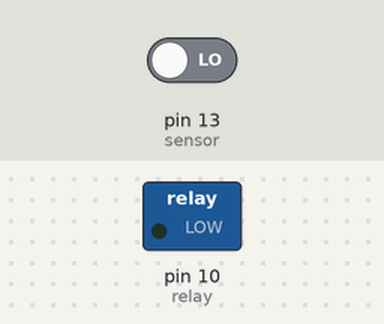
Bench run of a sketch on a simulated Arduino Uno, built with avr-gcc and run on an emulated ATmega328P. Shown: switched loads named in the sketch (green lamp = pin HIGH). Inputs (shaded band) come from the test bench; at power-on: pin 13 (sensor) LOW.

Above: at 1.2 s.
1.3 s: pin 13 (sensor) driven HIGH
At 2.4 s:
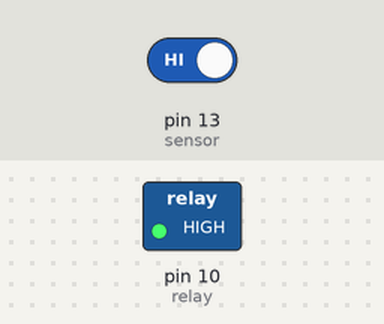
2.8 s: pin 13 (sensor) driven LOW
At 3.5 s:
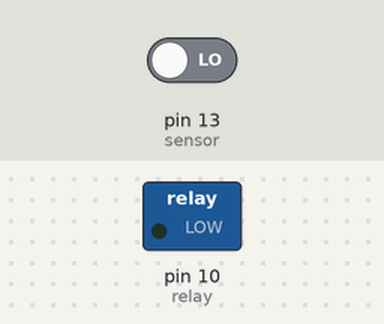
Timing chart, 0 to 5.8 s (numbered marks = the images above; inputs shaded):
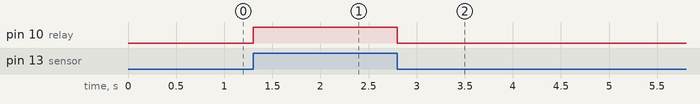

Measured:
- after the input at 1.3 s, pin 10 (relay): LOW → HIGH at once
- after the input at 2.8 s, pin 10 (relay): HIGH → LOW at once

The sketch:

Arduino.ino
```cpp
int relay =10;
int sensor = 13;
int state = LOW;
int val=0;
void setup() {
 pinMode(relay, OUTPUT);
 pinMode(sensor, INPUT);
}

void loop () {
 val = digitalRead (sensor) ;
if (val == HIGH) {
  digitalWrite (relay, HIGH);
   delay (100);
}
 else {
     digitalWrite(relay, LOW);
    delay (100);
}
}
```
